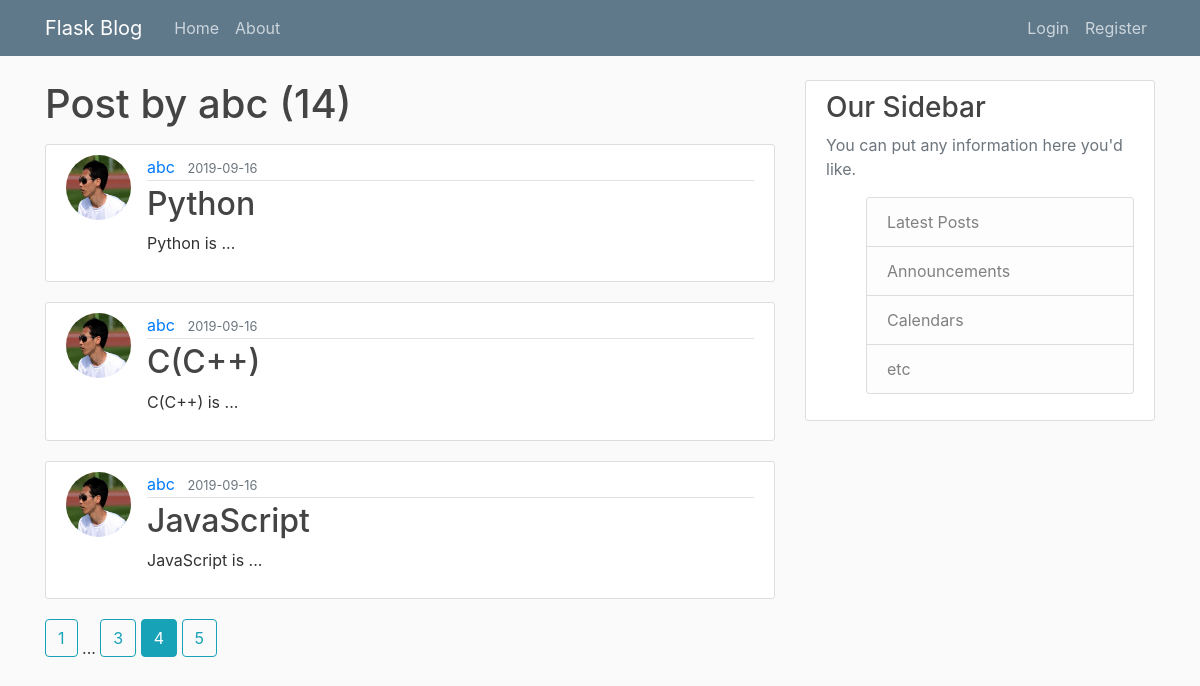
Screenshot of /user/abc?page=4 with the database file from the repository.
### DBwithFlaskPackage/models.py (models this page shows, shortened)
class User(db.Model, UserMixin):
	id = db.Column(db.Integer, primary_key=True)
	username = db.Column(db.String(20), unique=True, nullable=False)
	email = db.Column(db.String(120), unique=True, nullable=False)
	image_file = db.Column(db.String(20), nullable=False, default="default.png")
	password = db.Column(db.String(60), nullable=False)
	posts = db.relationship('Post', backref='author', lazy=True)

class Post(db.Model):
	id = db.Column(db.Integer, primary_key=True)
	title = db.Column(db.String(100), nullable=False)
	date_posted = db.Column(db.DateTime, nullable=False, default=datetime.utcnow)
	content = db.Column(db.Text, nullable=False)
	user_id = db.Column(db.Integer, db.ForeignKey('user.id'), nullable=False)

### DBwithFlaskPackage/routes.py (the view)
@app.route("/user/<string:username>")
def	user_posts(username):
	page = request.args.get('page', 1, type = int)
	user = User.query.filter_by(username = username).first_or_404()
	posts = Post.query.filter_by(author = user)\
		.order_by(Post.date_posted.desc())\
		.paginate(page = page, per_page = 3)
	return render_template("user_posts.html", posts = posts, user = user)

### DBwithFlaskPackage/templates/user_posts.html
{% extends "layout.html" %}
{% block content %}
	<h1 class="mb-3">Post by {{user.username}} ({{posts.total}})</h1>
	{% for post in posts.items %}
		<article class="media content-section">
			<img class="rounded-circle article-img" src="{{url_for('static', filename = 'profile_pics/' + post.author.image_file)}}">
			<div class="media-body">
				<div class="article-metadata">
					<a class="mr-2" href="{{url_for('user_posts', username = post.author.username)}}">{{ post.author.username }}</a>
					<small class="text-muted">{{ post.date_posted.strftime('%Y-%m-%d') }}</small>
				</div>
				<h2><a class="article-title" href="{{url_for('post', post_id=post.id)}}">{{ post.title }}</a></h2>
				<p class="article-content">{{ post.content }}</p>
			</div>
		</article>
	{% endfor %}
	{%for page_num in posts.iter_pages(left_edge = 1, right_edge = 1, left_current = 1, right_current = 2)%}
		{%if page_num%}
			{%if posts.page == page_num%}
				<a class="btn btn-info mb-4" href="{{url_for('user_posts', username = user.username, page = page_num)}}">{{page_num}}</a>
			{%else%}
				<a class="btn btn-outline-info mb-4" href="{{url_for('user_posts', username = user.username, page = page_num)}}">{{page_num}}</a>
			{%endif%}
		{%else%}
			...
		{%endif%}
	{%endfor%}
{% endblock content %}

### DBwithFlaskPackage/static/main.css (style rules this page uses)
body { background: #fafafa; color: #333333; margin-top: 5rem; }
h1, h2, h3, h4, h5, h6 { color: #444444; }
.content-section { background: #ffffff; padding: 10px 20px; border: 1px solid #dddddd; border-radius: 3px; margin-bottom: 20px; }
.article-title { color: #444444; }
.article-content { white-space: pre-line; }
.article-img { height: 65px; width: 65px; margin-right: 16px; }
.article-metadata { padding-bottom: 1px; margin-bottom: 4px; border-bottom: 1px solid #e3e3e3 }

### rows the page displays
User: username "abc"
Post: image_file (picture), author.username "abc", date_posted "2019-09-16", title "Python", content "Python is ..."
Post: image_file (picture), author.username "abc", date_posted "2019-09-16", title "C(C++)", content "C(C++) is ..."
Post: image_file (picture), author.username "abc", date_posted "2019-09-16", title "JavaScript", content "JavaScript is ..."

### other values shown
{{ posts.total }} "14"
{{ page_num }} "1" "3" "5"
{{ page_num }} "4"
